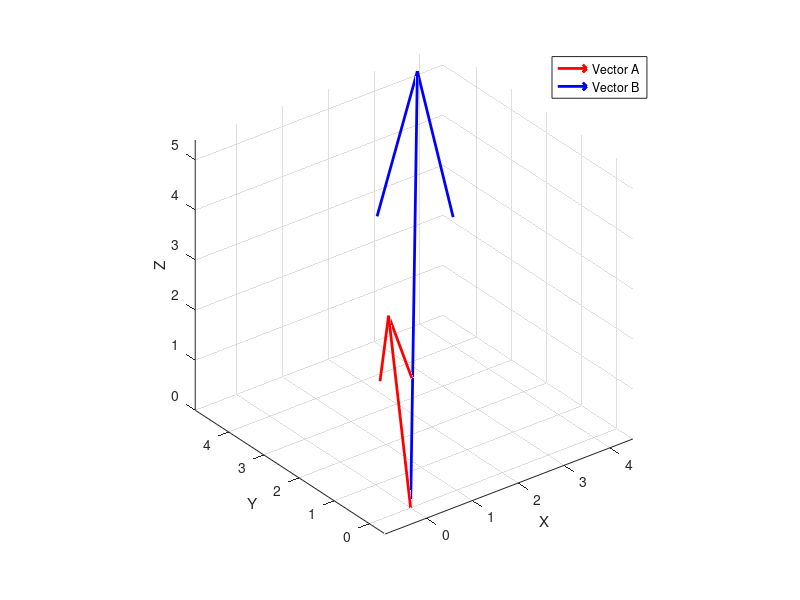
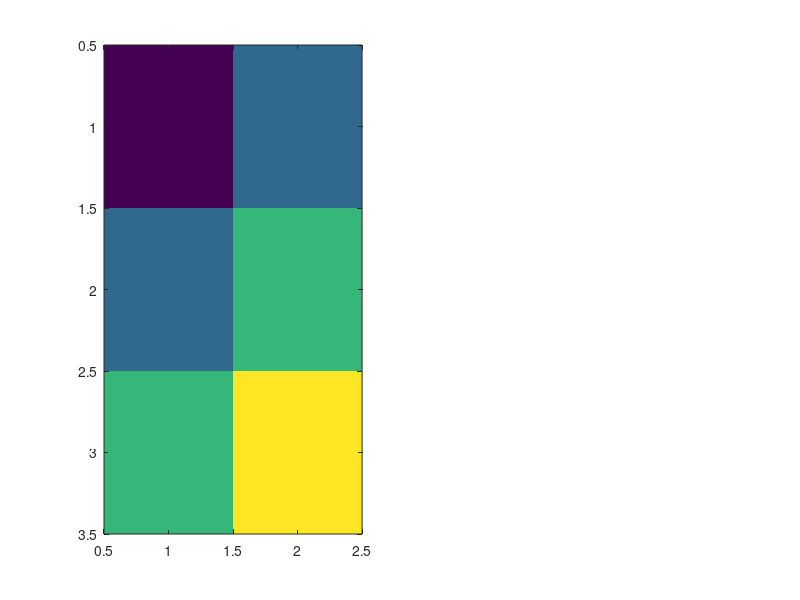

Write MATLAB code to recreate these figures, in order. (Note: this script raises an error after producing the figures.)
clear;
clc;
%% SLIDES
%%%%%%%%%%%%%%%%%%%%%%%%%%%%%%%%%%%%%%%%%%%%%%%%%%%%%%%%%%%%%%%%%%%%%%%%%%% 
%%%%%%%%%%%             THE DOT PRODUCT                     %%%%%%%%%%%%%%%
%%%%%%%%%%%%%%%%%%%%%%%%%%%%%%%%%%%%%%%%%%%%%%%%%%%%%%%%%%%%%%%%%%%%%%%%%%%
%% Define two vectors
A = [1; 2; 3];
B = [4; 5; 6];
%% Plot the vectors
figure;
quiver3(0, 0, 0, A(1), A(2), A(3), 'r', 'LineWidth', 2);
hold on;
quiver3(0, 0, 0, B(1), B(2), B(3), 'b', 'LineWidth', 2);
grid on;
xlabel('X');
ylabel('Y');
zlabel('Z');
legend('Vector A', 'Vector B');
axis equal;
hold off;
%% Calculate with a loop 
dot_product = 0;
for idx = 1 : size(A,1)
    dot_product = dot_product + A(idx)*B(idx);
end

fprintf('Dot product: %f\n', dot_product);
%% Calculate as sum of elementwise produt
dot_product = sum(A .* B);
fprintf('Dot product: %f\n', dot_product);

%% Calculate via vector multiplication
dot_product = A' * B;
fprintf('Dot product: %f\n', dot_product);

%% Calculate the dot product using the built-in function
dot_product = dot(A, B);
fprintf('Dot product: %f\n', dot_product);

%% SLIDES
%%%%%%%%%%%%%%%%%%%%%%%%%%%%%%%%%%%%%%%%%%%%%%%%%%%%%%%%%%%%%%%%%%%%%%%%%%% 
%%%%%%%%%%%             MATRIX MULTIPLICATION               %%%%%%%%%%%%%%%
%%%%%%%%%%%%%%%%%%%%%%%%%%%%%%%%%%%%%%%%%%%%%%%%%%%%%%%%%%%%%%%%%%%%%%%%%%%
%% Define two matrices
A = [1, 2; 2, 3; 3, 4];
B = [4, 5; 5, 6; 6, 7];

%% plot the matrices
figure;
subplot(121);
imagesc(A);  clim([0 8]);
title('3X2 Matrix')
axis off
subplot(122);
imagesc(B);  clim([0 8]);
title('3X2 Matrix');
axis off

%% compute a matrix multiplication
C = A' *B;
fprintf('Pairwise dot products: %f, %f, %f, %f\n', C(1, 1), C(1, 2), ...
    C(2, 1), C(2, 2));

%% plot the matrices
figure;
subplot(131);
imagesc(A');  clim([0 8]);
title('2X3 Matrix A^T');colorbar;
axis equal;
axis off
pbaspect([3 2 1]); % Set aspect ratio to 3:2
subplot(132);
imagesc(B);  clim([0 8]);
title('3X2 Matrix B');colorbar;
axis equal;
axis off
pbaspect([2 3 1]); % Set aspect ratio to 3:2
subplot(133);
imagesc(C);  clim([0 60]);
title('2X2 Matrix C'); colorbar;
axis equal;
axis off
pbaspect([1 1 1]); 
%% Exercises
%%%%%%%%%%%%%%%%%%%%%%%%%%%%%%%%%%%%%%%%%%%%%%%%%%%%%%%%%%%%%%%%%%%%%%%%%%%
%%%%%%%%%%%%%%%%%%%   Exercises with EEG (Mrugank) %%%%%%%%%%%%%%%%%%%%%%%%
%%%%%%%%%%%%%%%%%%%%%%%%%%%%%%%%%%%%%%%%%%%%%%%%%%%%%%%%%%%%%%%%%%%%%%%%%%%
% - select an electrode via vector multiplication
% - elect a subset of eletrodes via matrix multiplication
% - average an electrode-ROI via vector multiplication
% - do a channel interpolation via matrix multiplication
% - channel 1 and 3 have been plugged into the wrong position in the cap. 
%   Reorder them in the recording via matrix multiplication.
% - re-reference your data to a different electrode via matrix multiplication
% - compute an average reference via matrix multiplication
%% SLIDES
%%%%%%%%%%%%%%%%%%%%%%%%%%%%%%%%%%%%%%%%%%%%%%%%%%%%%%%%%%%%%%%%%%%%%%%%%%%
%%%%%%%%%%%%%%%%%%%   From SPATIAL to TEMPORAL FILTERS    %%%%%%%%%%%%%%%%%
%%%%%%%%%%%%%%%%%%%%%%%%%%%%%%%%%%%%%%%%%%%%%%%%%%%%%%%%%%%%%%%%%%%%%%%%%%%

% Sample time series data
t = linspace(0, 10, 100); % Time vector
y = 5 + 2*t + 0.5*t.^2 + randn(size(t)); % Sample data with a polynomial trend

% Plot original data
figure;
subplot(6,1,1);
plot(t, y);
title('Original Data');
xlabel('Time');
ylabel('Value');

% Remove zero-order trend (mean)
p0 = polyfit(t, y, 0); % Fit a zero-order polynomial (mean)
y_zero_order_trend = polyval(p0, t); % Evaluate the polynomial
y_detrended_zero_order = y - y_zero_order_trend; % Subtract the zero-order trend
subplot(6,1,2);
plot(t, y_detrended_zero_order);
title('Zero-Order Detrended Data (Mean Removed)');
xlabel('Time');
ylabel('Value');

% Remove first-order trend (linear)
p1 = polyfit(t, y, 1); % Fit a first-order polynomial (linear)
y_first_order_trend = polyval(p1, t); % Evaluate the polynomial
y_detrended_first_order = y - y_first_order_trend; % Subtract the first-order trend

subplot(6,1,3);
plot(t, y_first_order_trend);
title('Linear Trend');
xlabel('Time');
ylabel('Value');

subplot(6,1,4);
plot(t, y_detrended_first_order);
title('First-Order Detrended Data (Linear Trend Removed)');
xlabel('Time');
ylabel('Value');

% Remove polynomial trend (e.g., second-order)
p2 = polyfit(t, y, 2); % Fit a second-order polynomial
y_poly_trend = polyval(p2, t); % Evaluate the polynomial


subplot(6,1,5);
plot(t, y_poly_trend);
title('Second order Trend');
xlabel('Time');
ylabel('Value');

y_detrended_poly = y - y_poly_trend; % Subtract the polynomial trend
subplot(6,1,6);
plot(t, y_detrended_poly);
title('Polynomial Detrended Data (Second-Order Trend Removed)');
xlabel('Time');
ylabel('Value');

%% EXERCISE (Mrugank) 
% detrend EEG channels and/or artificial channels



%% SLIDES
%%%%%%%%%%%%%%%%%%%%%%%%%%%%%%%%%%%%%%%%%%%%%%%%%%%%%%%%%%%%%%%%%%%%%%%%%%%
%%%%%%%%%%%%%%%%%%%   PLAYING WITH SINE WAVES      %%%%%%%%%%%%%%%%%%%%%%%%
%%%%%%%%%%%%%%%%%%%%%%%%%%%%%%%%%%%%%%%%%%%%%%%%%%%%%%%%%%%%%%%%%%%%%%%%%%%
n_cycles = 5;
SR = 512;
% Define the range of x (cycle 5 times)
t = linspace(0, n_cycles*2*pi,n_cycles*SR);

% Generate the sine and cosine waves
y_cos = cos(t);
y_sin = sin(t);

%% plot them separately and together
figure; 
subplot(311);
plot(t, y_cos, 'r'); xlim([t(1) t(end)])
title('cosine')
subplot(312);
plot(t, y_sin, 'b'); xlim([t(1) t(end)])
title('sine')
subplot(313);
plot(t, y_cos, 'r');
hold on;
plot(t, y_sin, 'b');xlim([t(1) t(end)])
title('cosine and sine')

%% We want to visualize COSINE and SINE together at the same time.
% To this end, we give sine its own AXIS

% make a polar plot of sine and cosine on the UNIT CIRCLE
% Define the phase
theta = pi/8;

%Calculate cosine and sine values
cos_val = cos(theta);
sin_val = sin(theta);

% Create the polar plot
figure;
polarplot([0 theta], [0 1], 'k'); % Unit circle
hold on;

% Highlight the cosine and sine on the unit circle
polarplot([0 0], [0 cos_val], 'r--'); % Cosine vector
polarplot([0 sin_val], [cos_val 1], 'b--'); % Sine vector

% Add labels and title
text(theta/2, cos_val/2, 'cos(\pi/8)', 'Color', 'r', 'FontSize', 12);
text(pi/16, 1, 'sin(\pi/8)', 'Color', 'b', 'FontSize', 12);
title('Polar Plot of Cosine and Sine at \pi/8');
hold off;
grid off;
pax = gca; % Get current axes
pax.ThetaAxisUnits = 'radians'; % Set theta axis to radians
%% Let's visualize COSINE and SINE together over time.
% Sine still gets its own axix; over time this becomes a 3D plot
close all;
% Create the figure
figure;
% Subplot for the 3D plot
subplot(2, 1, 1);
h3d = plot3(t, y_cos, y_sin, 'k', 'LineWidth', 2);
hold on;
dot1 = plot3(t(1), y_cos(1), y_sin(1), 'ro', 'MarkerSize', 8, 'MarkerFaceColor', 'r');
dot2 = plot3(t(1), y_cos(1), y_sin(1), 'bo', 'MarkerSize', 8, 'MarkerFaceColor', 'b');
xlabel('x');
ylabel('Real Part (cos(x))');
zlabel('Imaginary Part (sin(x))');
title('Complex Function: cos(x) + i*sin(x)');
grid on;

view([30 10]);

% Subplot for the polar plot
subplot(2, 1, 2);
hpolar = compass(y_cos(1), y_sin(1));
hold on;
hcos = quiver(0, 0, y_cos(1), 0, 'r', 'LineWidth', 2, 'MaxHeadSize', 0.5);
hsin = quiver(0, 0, 0, y_sin(1), 'b', 'LineWidth', 2, 'MaxHeadSize', 0.5);
cos_label = text(1.1, 0, 'cos', 'Color', 'r', 'FontSize', 12);
sin_label = text(0, 1.1, 'sin', 'Color', 'b', 'FontSize', 12);
title('Polar Coordinates');
hold off;

% Animation loop
for k = 1:length(t)
    % Update the position of the dots
    set(dot1, 'XData', t(k), 'YData', y_cos(k), 'ZData', y_sin(k));
    set(dot2, 'XData', t(k), 'YData', y_cos(k), 'ZData', y_sin(k));
    
    % Update the compass plot
    set(hpolar(1), 'XData', [0 y_cos(k)], 'YData', [0 y_sin(k)]);    
    
    % Update the quivers
    set(hcos, 'UData', y_cos(k), 'VData', 0);
    set(hsin, 'UData', 0, 'VData', y_sin(k));
    
    % Update the labels
    set(cos_label, 'Position', [y_cos(k) + 0.1, 0, 0]);
    set(sin_label, 'Position', [0, y_sin(k) + 0.1, 0]);
    
    % Pause to create animation effect
    pause(0.01);
end
%% WE CALL ONE AXIS THE REAL AND THE OTHER THE IMAGINARY AXIS
%% SLIDES
%%%%%%%%%%%%%%%%%%%%%%%%%%%%%%%%%%%%%%%%%%%%%%%%%%%%%%%%%%%%%%%%%%%%%%%%%%%
%%%%%%%%%  COMPLEX NUMBERS AND EULER'S FORMULA     %%%%%%%%%%%%%%%%%%%%%%%%
%%%%%%%%%%%%%%%%%%%%%%%%%%%%%%%%%%%%%%%%%%%%%%%%%%%%%%%%%%%%%%%%%%%%%%%%%%%
%% We convince ourselves that exp(1i * x) = cos(x) + i*sin(x)

% Define the range of t
n_cycles = 5;
t = linspace(0, n_cycles*2*pi, n_cycles*100);

% Generate the trigonometric form
y_cos = cos(t);
y_sin = sin(t);

% Generate the exponential form
y_exp = exp(1i * t);

% Create the figure
figure;
% Plot the trigonometric form
subplot(3, 1, 1);
plot3(t, cos(t), sin(t), 'r', 'LineWidth', 2);

legend('cos(x) + i*sin(x)', 'Location', 'northeast');
xlabel('x');
ylabel('Real Part');
zlabel('Imaginary Part');

title('Trigonometric Form');
grid on; view([30 10]);

subplot(3, 1, 2);
plot3(t, real(y_exp), imag(y_exp), 'b', 'LineWidth', 2);
title('Exponential Form');
xlabel('x');
ylabel('Real Part');
zlabel('Imaginary Part');
legend('e^{ix}', 'Location', 'northeast');
grid on; view([30 10]);

subplot(3, 1, 3);
plot3(t, cos(t), sin(t), 'r', 'LineWidth', 2);
hold on
plot3(t, real(y_exp), imag(y_exp), 'b--', 'LineWidth', 2);
title('Trigonometric Form vs Exponential Form');
xlabel('x');
ylabel('Real Part');
zlabel('Imaginary Part');
legend('cos(x) + i*sin(x)', 'e^{ix}', 'Location', 'northeast');
grid on; view([30 10]);

%% We create waves with different frequencies 
% Define the range of x
n_cycles = 1;
SR = 512;
t = linspace(0, n_cycles*2*pi, n_cycles*SR);

% Generate the exponential form
freq_a = 1;
freq_b = 5;

y_exp = exp(1i * t * freq_a);

plot3(t, real(y_exp), imag(y_exp), 'r', 'LineWidth', 2);
hold on;
y_exp = exp(1i * t * freq_b);

plot3(t, real(y_exp), imag(y_exp), 'b', 'LineWidth', 2);

title('Exponential Form - different frequencies');
xlabel('x');
ylabel('Real Part');
zlabel('Imaginary Part');
legend({'Frequency = 1','Frequency = 5'}, 'Location', 'northeast');
grid on;
%% We create waves with different amplitudes
% Define the range of x
figure;
n_cycles = 1;
SR = 512;
t = linspace(0, n_cycles*2*pi, n_cycles*SR);

% Generate the exponential form
freq_a = 1;
freq_b = 5;
amp_a = 1;
amp_b = 1.5;
y_exp = amp_a*exp(1i * t * freq_a);

% plot in 3D
plot3(t, real(y_exp), imag(y_exp), 'r', 'LineWidth', 2);
hold on;
y_exp = amp_b*exp(1i * t * freq_b);

plot3(t, real(y_exp), imag(y_exp), 'b', 'LineWidth', 2);

title('Exponential Form - different frequencies');
xlabel('x');
ylabel('Real Part');
zlabel('Imaginary Part');
legend({'Frequency = 1  (amp = 1)','Frequency = 5 (amp = 1.5)'}, ...
    'Location', 'northeast');
grid on;


%% We create waves with different phase offsets

% Define the range of x
n_cycles = 1;
SR = 512;
t = linspace(0, n_cycles*2*pi, n_cycles*SR);

% Generate the exponential form
freq = 1;
phase_offset = pi;
y_exp = exp(1i * (t * freq));

plot3(t, real(y_exp), imag(y_exp), 'r', 'LineWidth', 2);
hold on;
y_exp = exp(1i * (t * freq + phase_offset));

plot3(t, real(y_exp), imag(y_exp), 'b', 'LineWidth', 2);

title('Exponential Form - different frequencies');
xlabel('x');
ylabel('Real Part');
zlabel('Imaginary Part');
e_legend = legend({'Frequency = 1','Frequency = 1 (phase offset = pi)'}, 'Location', 'northeast');
grid on;

%% Exercises
%%%%%%%%%%%%%%%%%%%%%%%%%%%%%%%%%%%%%%%%%%%%%%%%%%%%%%%%%%%%%%%%%%%%%%%%%%%
%%%%%%%%%%%%%%%%%%%   Exercises (Mrugank) %%%%%%%%%%%%%%%%%%%%%%%%%%%%%%%%%
%%%%%%%%%%%%%%%%%%%%%%%%%%%%%%%%%%%%%%%%%%%%%%%%%%%%%%%%%%%%%%%%%%%%%%%%%%%
% -Play with sine waves: Create waves with different frequencies, phase and
% amplitude

%% SLIDES
%%%%%%%%%%%%%%%%%%%%%%%%%%%%%%%%%%%%%%%%%%%%%%%%%%%%%%%%%%%%%%%%%%%%%%%%%%%
%%%%%%%%%%%%%%%%%%%  Discrete Fourier Transform    %%%%%%%%%%%%%%%%%%%%%%%%
%%%%%%%%%%%%%%%%%%%%%%%%%%%%%%%%%%%%%%%%%%%%%%%%%%%%%%%%%%%%%%%%%%%%%%%%%%%
%% let's make a signal that contains different frequencies and noise
% Define the parameters
N = 512; % Number of samples
n = 0:N-1; % Sample indices
t = n./N; % instead of using linspace we define t explicitly
% Generate an example signal (FREQUENCIES are 2 and 10) with some noise
X = sin(2 * pi * 2 * t) + sin(2 * pi * 10 * t) + ...
    cos(2 * pi * 10 * t + pi) + rand(1, N); % cosine has phase offset pi
%% plot the signal
figure; 
plot(X); xlim([0 N-1])
%% We want to get a fourier series -- let's start with a single frequency
k = 2; % Frequency index

% Generate the complex exponential (basis function) for frequency k
W = exp(-1i * 2 * pi * k * n / N);

% Compute the inner product (DFT coefficient for frequency k)
X_k = sum(X .* W);

% Compute the inner product (DFT coefficient for frequency k) via vector
% multiplication!
X_k_vm = W * X';

power = real(X_k)^2 + imag(X_k)^2;
% Display the results
fprintf('Power at frequency 2: %f', power);


%% -- let's continue with more than one frequency
% We also: 
% (2) use a longer signal,
% (3) define everything in Hz (1/s)
% (4) add a high amplitude signal at 6 hz

% Define the parameters
N = 2048; % Number of samples (extended signal length)
frequencies = 1:12; % Frequencies from 1 to 12 Hz
n = 0:N-1; % Sample indices
SR = 512;  % Sample Rate
dT = 1/SR; % Sample interval (size of a time-step)
t = n.*dT; % time vector
% Generate a sample signal (FREQUENCIES sin2, sin10, 3Xsin6, and cos10 hz
X = 2*sin(2 * pi * 2 * t) + sin(2 * pi * 10 * t) + ...
    3*cos(2 * pi * 6 * t + pi) ... 
    + cos(2 * pi * 10 * t + pi)+ rand(1, N); % cosine has a phase offset of pi
%% plot the signal
figure; 
plot(X); xlim([0 N-1])
%% Compute the power in the same way as before, however, 
% we loop through more frequencies

% Initialize an array to store the power for each frequency
power = zeros(size(frequencies));

% Compute the power for each frequency
for k = frequencies
    % Generate the complex exponential (basis function) for frequency k
    W = exp(-1j * 2 * pi * k * t);
    
    % Compute the inner product (DFT coefficient for frequency k)
    % we use vector multiplication! 
    X_k =  W * X';
    
    % Compute the power
    power(k) = real(X_k)^2 + imag(X_k)^2;
end

% Display the power for each frequency
for k = frequencies
    fprintf('Power at frequency %d Hz: %f\n', k, power(k));
end

%% Plot the barplot of power versus frequency
bar(frequencies, power)
xlabel('Frequency (Hz)')
ylabel('Power')
title('Power vs Frequency')
%% EXERCISE
%%%%%%%%%%%%%%%%%%%%%%%%%%%%%%%%%%%%%%%%%%%%%%%%%%%%%%%%%%%%%%%%%%%%%%%%%%%
%%%%%%%%%%%%%%%%%%%   Exercises with EEG (Mrugank) %%%%%%%%%%%%%%%%%%%%%%%%
%%%%%%%%%%%%%%%%%%%%%%%%%%%%%%%%%%%%%%%%%%%%%%%%%%%%%%%%%%%%%%%%%%%%%%%%%%%
% - select an electrode via vector multiplication
% - compute the power of the 60Hz frequency at that channel by taking the
% - inner product with a complex sine wave
% - compute the 60Hz power at all channels at once via matrix multiplication 

% - compare the 60Hz power to 50 Hz and 70 Hz power
% - do this for the alpha frequency
% - make a topoplot of alpha power
%%%%%%%%%%%%%%%%%%%%%%%%%%%%%%%%%%%%%%%%%%%%%%%%%%%%%%%%%%%%%%%%%%%%%%%%%%%
%%%%%%%%%%%%%%%%%%%%%%%%%%%%%%%%%%%%%%%%%%%%%%%%%%%%%%%%%%%%%%%%%%%%%%%%%%%

%% -- let's continue with ALL frequencies and use Matrix multiplication
% Create the Signal again:
% Define the parameters
SR = 512;             % Sampling frequency
dT = 1/SR;            % Sampling period
N = 2048;             % Length of signal 
n = 0:N-1;            % Sample indices
t = n*dT;             % Time vector
x = (0:N-1) ./ N;      % Sample vector
% Create a simple signal (sum of sine waves)
X = 2*sin(2 * pi * 2 * n / SR) + sin(2 * pi * 10 * n / SR) + ...
    3*cos(2 * pi * 6 * n / SR + pi) ... 
    + cos(2 * pi * 10 * n / SR + pi) + rand(1, N); % cosine has a phase offset of pi

% ----- this is could be interesting to show later. 
% % to add non-stationary noise:
% % 5 Hz  noise
% f_noise = 5; % Frequency of the noise
% decay = exp(-n/(N/4)); % Exponential decay function
% ns_noise = 10*(decay .* sin(2 * pi * f_noise * n / SR));
% 
% % Add the line noise to the original signal
% X_noisy = X + ns_noise;
% X = X_noisy;

% Plot the signal
figure;
plot(t, X);
title('Original Signal');
xlabel('t (seconds)');
ylabel('X(t)');

%% Here we compute the DFT Manually:
% Compute the DFT Matrix
% initialize a zero-matrix 
W_dft = zeros(N,N);
% fill the matrix by looping over frequencies
for k = 0:N-1
    % note that using the sample vector x instead of t defines frequencies
    % as repetitions in the whole segment
    W_dft(k+1,:) =  exp(-1i * 2 * pi * k * x); 
end
% here we compute all the inner products in one go (each row is a frequency)
X_dft = W_dft * X';

% --- alternatively we could compute the DFT with a loop over frequencies
% X_dft = zeros(1, N);
% for k = 0:N-1
%     for n = 0:N-1
%         X_dft(k+1) = X_dft(k+1) + X(n+1) * exp(-1i * 2 * pi * k * n / N);
%     end
% end

% now we compute the power of our complex Fourier coefficients
power = real(X_dft).^2 + imag(X_dft).^2; % NOTE: this is elementwise .^

% for the correct frequency axis, we need to rescale to 1/second (Hertz)
frequencies = [0:N-1] .* (SR / N);

figure
% Plot the barplot of power versus frequency (we only plot up to Nyquist
% frequency. Everything above is mirrored.)
bar(frequencies(1:N/2), power(1:N/2))
xlabel('Frequency (Hz)')
ylabel('Power')
title('Power vs Frequency');
xlim([0 20])
% ===> Note: Explain the zero-frequency
%% Next, we compute the inverse DFT Manually:

% initialize matrix
W_idft = zeros(N,N);
% Fill (now we will sum across frequencies to get time). Note that this is
% almost the same formula, only i becomes positive now (i.e., this is the
% conjugate)
for n = 0:N-1
    W_idft(n+1,:) =  exp(1i * 2 * pi * (0:N-1) *  n/ N);
end

X_idft = W_idft*X_dft;

% we note that W_idft is simply the conjugate of W_dft so instead, we 
% multiply with the conjugate from the left (summing over frequencies)

X_idft = (conj(W_dft)*X_dft)/N;

% if we wanted to do this with a loop...
% X_idft = zeros(1, N);
% 
% % Compute the inverse DFT
% for n = 0:N-1
%     for k = 0:N-1
%         X_idft(n+1) = X_idft(n+1) + X_dft(k+1) * exp(1i * 2 * pi * k * n / N);
%     end
%     X_idft(n+1) = X_idft(n+1) / N;
% end

%Compare the Original and Reconstructed Signals:
% Plot both signals for comparison. We can now shift between representing
% our signal in the time domain and in the frequency domain. 
figure;
subplot(3,1,1);
plot(t, X, 'r');
title('Original Signal');
xlabel('t (seconds)');
ylabel('X(t)');

subplot(3,1,2);
plot(t, X_idft, 'b');
title('Reconstructed Signal');
xlabel('t (seconds)');
ylabel('X\_reconstructed(t)');


subplot(3,1,3);
plot(t, X, 'r');
hold on;
plot(t, X_idft, 'b--');
title('Both Signals');
xlabel('t (seconds)');
xlabel('t (seconds)');
%% compute the Inverse DFT, but set the low frequencies to 0:
W_idft = conj(W_dft);
X_dft_filt = X_dft;
X_dft_filt(1:36) = 0;
X_dft_filt(N-36:N) = 0; % set the negative frequencies to 0 as well
% 
% alternatively, we could set our W_inv to zero and not consider those 
% frequencies in the reconstruction 
%-------
% W_idft(:, 1:36) = 0 + 1i*0;
% % the high frequencies are mirrored
% W_idft(:, N-36:N) = 0 + 1i*0;
%-------

X_idft_filtered = (W_idft*X_dft_filt)/N;

%% Compare the Original and Reconstructed Signals:
% Plot both signals for comparison
figure;
subplot(3,1,1);
plot(t, X, 'r');
title('Original Signal');
xlabel('t (seconds)');
ylabel('X(t)');

subplot(3,1,2);
plot(t, X_idft_filtered, 'b');
title('Filtered Signal');
xlabel('t (seconds)');
ylabel('X\_reconstructed(t)');


subplot(3,1,3);
plot(t, X, 'r');
hold on;
plot(t, X_idft_filtered, 'b--');
title('Both Signals');
xlabel('t (seconds)');

% ==> we have now high-pass filtered our data.
%% SLIDES

%% %%%%%%%%%%%%%%%%%%%%%%%%%%%%%%%%%%%%%%%%%%%%%%%%%%%%%%%%%%%%%%%%%%%%%%%%
%%%%%%%%%%%%%%%%%%%       CONVOLUTION              %%%%%%%%%%%%%%%%%%%%%%%%
%%%%%%%%%%%%%%%%%%%%%%%%%%%%%%%%%%%%%%%%%%%%%%%%%%%%%%%%%%%%%%%%%%%%%%%%%%%

% Define the signal and the kernel
signal = [zeros(1,512), ones(1,512), zeros(1,512)];
kernel = [1, 0, -1]; % Example of a simple edge-detection kernel

% Perform convolution
convolved_signal = conv(signal, kernel, 'same');

% Plot the original signal and the convolved signal
figure;
subplot(2,1,1);
plot(signal, 'r');
title('Original Signal');
xlabel('Sample Index');
ylabel('Amplitude');

subplot(2,1,2);
plot(convolved_signal, 'b');
title('Convolved Signal');
xlabel('Sample Index');
ylabel('Amplitude');

%% %%%%%%%%%%%%%%%%%%%%%%%%%%%%%%%%%%%%%%%%%%%%%%%%%%%%%%%%%%%%%%%%%%%%%%%%
%%%%%%%%%%%%%%%%%%%       FILTER KERNELS           %%%%%%%%%%%%%%%%%%%%%%%%
%%%%%%%%%%%%%%%%%%%%%%%%%%%%%%%%%%%%%%%%%%%%%%%%%%%%%%%%%%%%%%%%%%%%%%%%%%%

% Define different filter kernels
low_pass_kernel = ones(1, 5) / 5; % Simple moving average filter
high_pass_kernel = [-1, -1, 4, -1, -1]; % Example of a high-pass filter

% Create a Gaussian filter manually
sigma = 1; % Standard deviation
kernel_size = 51; % Size of the kernel
t = linspace(-2, 2, kernel_size);
gaussian_kernel = exp(-t.^2 / (2 * sigma^2));
gaussian_kernel = gaussian_kernel / sum(gaussian_kernel); % Normalize

% Apply the low-pass filter
filtered_signal_low = conv(signal, low_pass_kernel, 'same');

% Apply the high-pass filter
filtered_signal_high = conv(signal, high_pass_kernel, 'same');

% Apply the Gaussian filter
filtered_signal_gaussian = conv(signal, gaussian_kernel, 'same');

% Plot the original and filtered signals
figure;
subplot(5,1,1);
plot(signal, 'r');
title('Original Signal');
xlabel('Sample Index');
ylabel('Amplitude');
ylim([-1 2]);
xlim([1 length(signal)]);

subplot(5,1,2);
plot(filtered_signal_low, 'b');
title('Low-Pass Filtered Signal');
xlabel('Sample Index');
ylabel('Amplitude');
ylim([-1 2])
xlim([1 length(signal)])
subplot(5,1,3);
plot(filtered_signal_high, 'g');
title('High-Pass Filtered Signal');
xlabel('Sample Index');
ylabel('Amplitude');
ylim([-1 2])
xlim([1 length(signal)])

subplot(5,1,4);

plot(gaussian_kernel, 'm');
title('Gaussian Kernel');
xlabel('Sample Index');
ylabel('Amplitude');
xlim([-100 length(gaussian_kernel)+100])

subplot(5,1,5);
plot(filtered_signal_gaussian, 'm');
title('Gaussian Filtered Signal');
xlabel('Sample Index');
ylabel('Amplitude');
ylim([-1 2])
xlim([1 length(signal)])
%% convolution in time is multiplication in frequency:

conv_length = length(signal) + length(gaussian_kernel) -1;
x=fft(signal,conv_length);
y=fft(gaussian_kernel,conv_length);
y_ifft = ifft(x.*y);
y_conv = conv(signal,gaussian_kernel, 'same');


subplot(5,1,1);
plot(signal, 'r');
title('Original Signal');
xlabel('Sample Index');
ylabel('Amplitude');
ylim([-1 2]);
xlim([1 length(signal)]);

subplot(5,1,2);
plot(gaussian_kernel, 'm');
title('Gaussian Kernel');
xlabel('Sample Index');
ylabel('Amplitude');
xlim([-100 length(gaussian_kernel)+100])

subplot(5,1,3);
plot(y_conv, 'r');
title('Gaussian Filtered Signal (convolution)');
xlabel('Sample Index');
ylabel('Amplitude');
ylim([-1 2])
xlim([1 length(signal)]);

subplot(5,1,4);
plot(y_ifft(...
    ceil(length(...
    gaussian_kernel)/2)+1 ... 
    :length(y_conv)+floor(length(gaussian_kernel)/2)), 'b');
title('Gaussian Filtered Signal (multiplication in frequency)');
xlabel('Sample Index');
ylabel('Amplitude');
ylim([-1 2])
xlim([1 length(signal)]);

subplot(5,1,5);
plot(y_conv, 'r'); hold on;
title('Gaussian Filtered Signal (convolution)');
plot(y_ifft(...
    ceil(length(...
    gaussian_kernel)/2)+1 ... 
    :length(y_conv)+floor(length(gaussian_kernel)/2)), 'b--');
title('Comparison');
xlabel('Sample Index');
ylabel('Amplitude');
ylim([-1 2])
xlim([1 length(signal)])

%% %%%%%%%%%%%%%%%%%%%%%%%%%%%%%%%%%%%%%%%%%%%%%%%%%%%%%%%%%%%%%%%%%%%%%%%%
%%%%%%%%%   Redo our highpass filter via convolution %%%%%%%%%%%%%%%%%%%%%%
%%%%%%%%%%%%%%%%%%%%%%%%%%%%%%%%%%%%%%%%%%%%%%%%%%%%%%%%%%%%%%%%%%%%%%%%%%%
%% recreate the signal from before
SR = 512;             % Sampling frequency
dT = 1/SR;            % Sampling period
N = 2048;             % Length of signal 
n = 0:N-1;            % Sample indices
t = n*dT;             % Time vector
% Create a simple signal (sum of sine waves)
X = 2*sin(2 * pi * 2 * n / SR) + sin(2 * pi * 10 * n / SR) + ...
    3*cos(2 * pi * 6 * n / SR + pi) ... 
    + cos(2 * pi * 10 * n / SR + pi) + rand(1, N); % cosine has a phase offset of pi

figure;
plot(t, X);
title('Original Signal');
xlabel('t (seconds)');
ylabel('X(t)');
%% Compute an FFT this time
% here we compute all the dot products in one go (eeach row is a frequency)
X_fft = fft(X);

% compute the power
power = real(X_fft).^2 + imag(X_fft).^2; % NOTE: this is elementwise .^

% for the correct axis, we need to rescale to 1/second
frequencies = [0:N-1] .* (SR / N);

figure
% Plot the barplot of power versus frequency (we only plot up to Nyquist
% frequency. Everything above is mirrored.
bar(frequencies(1:N/2), power(1:N/2))
xlabel('Frequency (Hz)')
ylabel('Power')
title('Power vs Frequency');
xlim([0 20])

%% Recompute our LP filtered data:

X_fft_filt = X_fft;
X_fft_filt(:, 1:36) = 0 ;
% the high frequencies are mirrored
X_fft_filt(:, N-36:N) = 0 ;
X_ifft_filtered = ifft(X_fft_filt);

%% Let's compute the filter kernel from our previous high-pass filter

% also ifft the kernel
filter_spec  = ones(1, N);
filter_spec(:, 1:36) = 0 ;
% the high frequencies are mirrored
filter_spec(:, N-36:N) = 0 ;
filter_kernel = fftshift(ifft(filter_spec));
X_convfiltered = conv(X, filter_kernel, 'same');
%% plot the filter kernel
figure; plot(real(filter_kernel));

%% Compare the Filtered Signals:
% Plot both signals for comparison
figure;
subplot(3,1,1);
plot(real(X_ifft_filtered), 'r');
title('ifft filtered Signal');
xlabel('samples');
ylabel('X\_filtered(t)');

subplot(3,1,2);
plot(real(X_convfiltered), 'b');
title('Convolution filtered Signal');
xlabel('samples');
ylabel('X\_filtered(t)');
subplot(3,1,3);
plot(real(X_ifft_filtered), 'r');
hold on;
plot(real(X_convfiltered), 'b--');

title('Both Signals');
xlabel('samples');
ylabel('X\_filtered(t)');

